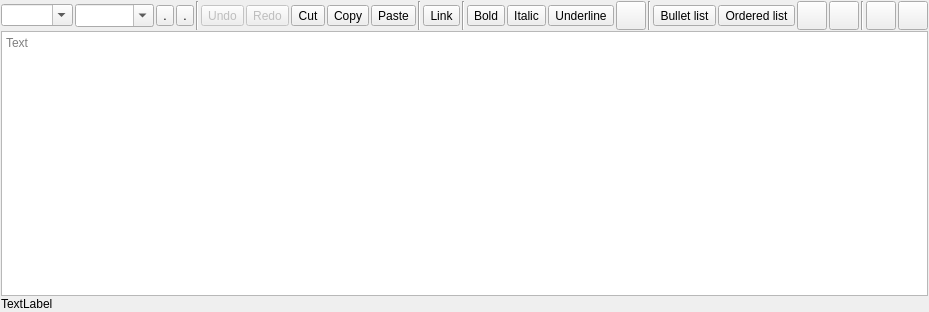
<?xml version="1.0" encoding="UTF-8"?>
<ui version="4.0">
 <class>RichTextEdit</class>
 <widget class="QWidget" name="RichTextEdit">
  <property name="geometry">
   <rect>
    <x>0</x>
    <y>0</y>
    <width>703</width>
    <height>312</height>
   </rect>
  </property>
  <property name="windowTitle">
   <string notr="true"/>
  </property>
  <layout class="QVBoxLayout" name="verticalLayout">
   <property name="spacing">
    <number>1</number>
   </property>
   <property name="leftMargin">
    <number>1</number>
   </property>
   <property name="topMargin">
    <number>1</number>
   </property>
   <property name="rightMargin">
    <number>1</number>
   </property>
   <property name="bottomMargin">
    <number>1</number>
   </property>
   <item>
    <widget class="QWidget" name="f_toolbar" native="true">
     <layout class="QHBoxLayout" name="horizontalLayout">
      <property name="spacing">
       <number>2</number>
      </property>
      <property name="leftMargin">
       <number>0</number>
      </property>
      <property name="topMargin">
       <number>0</number>
      </property>
      <property name="rightMargin">
       <number>0</number>
      </property>
      <property name="bottomMargin">
       <number>0</number>
      </property>
      <item>
       <widget class="QComboBox" name="f_paragraph">
        <property name="focusPolicy">
         <enum>Qt::ClickFocus</enum>
        </property>
        <property name="toolTip">
         <string>Paragraph formatting</string>
        </property>
        <property name="editable">
         <bool>true</bool>
        </property>
       </widget>
      </item>
      <item>
       <widget class="QComboBox" name="f_fontsize">
        <property name="font">
         <font>
          <family>MS Sans Serif</family>
          <pointsize>10</pointsize>
         </font>
        </property>
        <property name="focusPolicy">
         <enum>Qt::ClickFocus</enum>
        </property>
        <property name="toolTip">
         <string>Font size</string>
        </property>
        <property name="editable">
         <bool>true</bool>
        </property>
       </widget>
      </item>
      <item>
       <widget class="QToolButton" name="f_fgcolor">
        <property name="focusPolicy">
         <enum>Qt::ClickFocus</enum>
        </property>
        <property name="toolTip">
         <string>Text foreground color</string>
        </property>
        <property name="text">
         <string>.</string>
        </property>
        <property name="iconSize">
         <size>
          <width>22</width>
          <height>22</height>
         </size>
        </property>
       </widget>
      </item>
      <item>
       <widget class="QToolButton" name="f_bgcolor">
        <property name="focusPolicy">
         <enum>Qt::ClickFocus</enum>
        </property>
        <property name="toolTip">
         <string>Text background color</string>
        </property>
        <property name="text">
         <string>.</string>
        </property>
        <property name="iconSize">
         <size>
          <width>22</width>
          <height>22</height>
         </size>
        </property>
       </widget>
      </item>
      <item>
       <widget class="Line" name="line_4">
        <property name="orientation">
         <enum>Qt::Vertical</enum>
        </property>
       </widget>
      </item>
      <item>
       <widget class="QToolButton" name="f_undo">
        <property name="enabled">
         <bool>false</bool>
        </property>
        <property name="focusPolicy">
         <enum>Qt::ClickFocus</enum>
        </property>
        <property name="toolTip">
         <string>Undo (CTRL+Z)</string>
        </property>
        <property name="text">
         <string>Undo</string>
        </property>
        <property name="icon">
         <iconset resource="../gui/icons.qrc">
          <normaloff>:/icons/textedit/undo.png</normaloff>:/icons/textedit/undo.png</iconset>
        </property>
        <property name="iconSize">
         <size>
          <width>22</width>
          <height>22</height>
         </size>
        </property>
       </widget>
      </item>
      <item>
       <widget class="QToolButton" name="f_redo">
        <property name="enabled">
         <bool>false</bool>
        </property>
        <property name="focusPolicy">
         <enum>Qt::ClickFocus</enum>
        </property>
        <property name="toolTip">
         <string>Redo</string>
        </property>
        <property name="text">
         <string>Redo</string>
        </property>
        <property name="icon">
         <iconset resource="../gui/icons.qrc">
          <normaloff>:/icons/textedit/redo.png</normaloff>:/icons/textedit/redo.png</iconset>
        </property>
        <property name="iconSize">
         <size>
          <width>22</width>
          <height>22</height>
         </size>
        </property>
       </widget>
      </item>
      <item>
       <widget class="QToolButton" name="f_cut">
        <property name="focusPolicy">
         <enum>Qt::ClickFocus</enum>
        </property>
        <property name="toolTip">
         <string>Cut (CTRL+X)</string>
        </property>
        <property name="text">
         <string>Cut</string>
        </property>
        <property name="icon">
         <iconset resource="../gui/icons.qrc">
          <normaloff>:/icons/textedit/cut.png</normaloff>:/icons/textedit/cut.png</iconset>
        </property>
        <property name="iconSize">
         <size>
          <width>22</width>
          <height>22</height>
         </size>
        </property>
       </widget>
      </item>
      <item>
       <widget class="QToolButton" name="f_copy">
        <property name="focusPolicy">
         <enum>Qt::ClickFocus</enum>
        </property>
        <property name="toolTip">
         <string>Copy (CTRL+C)</string>
        </property>
        <property name="text">
         <string>Copy</string>
        </property>
        <property name="icon">
         <iconset resource="../gui/icons.qrc">
          <normaloff>:/icons/textedit/copy.png</normaloff>:/icons/textedit/copy.png</iconset>
        </property>
        <property name="iconSize">
         <size>
          <width>22</width>
          <height>22</height>
         </size>
        </property>
       </widget>
      </item>
      <item>
       <widget class="QToolButton" name="f_paste">
        <property name="focusPolicy">
         <enum>Qt::ClickFocus</enum>
        </property>
        <property name="toolTip">
         <string>Paste (CTRL+V)</string>
        </property>
        <property name="text">
         <string>Paste</string>
        </property>
        <property name="icon">
         <iconset resource="../gui/icons.qrc">
          <normaloff>:/icons/textedit/paste.png</normaloff>:/icons/textedit/paste.png</iconset>
        </property>
        <property name="iconSize">
         <size>
          <width>22</width>
          <height>22</height>
         </size>
        </property>
       </widget>
      </item>
      <item>
       <widget class="Line" name="line">
        <property name="orientation">
         <enum>Qt::Vertical</enum>
        </property>
       </widget>
      </item>
      <item>
       <widget class="QToolButton" name="f_link">
        <property name="focusPolicy">
         <enum>Qt::ClickFocus</enum>
        </property>
        <property name="toolTip">
         <string>Link (CTRL+L)</string>
        </property>
        <property name="text">
         <string>Link</string>
        </property>
        <property name="icon">
         <iconset resource="../gui/icons.qrc">
          <normaloff>:/icons/textedit/link.png</normaloff>:/icons/textedit/link.png</iconset>
        </property>
        <property name="iconSize">
         <size>
          <width>22</width>
          <height>22</height>
         </size>
        </property>
        <property name="checkable">
         <bool>true</bool>
        </property>
       </widget>
      </item>
      <item>
       <widget class="Line" name="line_3">
        <property name="orientation">
         <enum>Qt::Vertical</enum>
        </property>
       </widget>
      </item>
      <item>
       <widget class="QToolButton" name="f_bold">
        <property name="focusPolicy">
         <enum>Qt::ClickFocus</enum>
        </property>
        <property name="toolTip">
         <string notr="true">Bold (CTRL+B)</string>
        </property>
        <property name="text">
         <string>Bold</string>
        </property>
        <property name="icon">
         <iconset resource="../gui/icons.qrc">
          <normaloff>:/icons/textedit/bold.png</normaloff>:/icons/textedit/bold.png</iconset>
        </property>
        <property name="iconSize">
         <size>
          <width>22</width>
          <height>22</height>
         </size>
        </property>
        <property name="checkable">
         <bool>true</bool>
        </property>
       </widget>
      </item>
      <item>
       <widget class="QToolButton" name="f_italic">
        <property name="focusPolicy">
         <enum>Qt::ClickFocus</enum>
        </property>
        <property name="toolTip">
         <string>Italic (CTRL+I)</string>
        </property>
        <property name="text">
         <string>Italic</string>
        </property>
        <property name="icon">
         <iconset resource="../gui/icons.qrc">
          <normaloff>:/icons/textedit/italic.png</normaloff>:/icons/textedit/italic.png</iconset>
        </property>
        <property name="iconSize">
         <size>
          <width>22</width>
          <height>22</height>
         </size>
        </property>
        <property name="checkable">
         <bool>true</bool>
        </property>
       </widget>
      </item>
      <item>
       <widget class="QToolButton" name="f_underline">
        <property name="focusPolicy">
         <enum>Qt::ClickFocus</enum>
        </property>
        <property name="toolTip">
         <string>Underline (CTRL+U)</string>
        </property>
        <property name="text">
         <string>Underline</string>
        </property>
        <property name="icon">
         <iconset resource="../gui/icons.qrc">
          <normaloff>:/icons/textedit/underline.png</normaloff>:/icons/textedit/underline.png</iconset>
        </property>
        <property name="iconSize">
         <size>
          <width>22</width>
          <height>22</height>
         </size>
        </property>
        <property name="checkable">
         <bool>true</bool>
        </property>
       </widget>
      </item>
      <item>
       <widget class="QToolButton" name="f_strikeout">
        <property name="icon">
         <iconset resource="../gui/icons.qrc">
          <normaloff>:/icons/textedit/strikethrough.png</normaloff>:/icons/textedit/strikethrough.png</iconset>
        </property>
        <property name="iconSize">
         <size>
          <width>22</width>
          <height>22</height>
         </size>
        </property>
        <property name="checkable">
         <bool>true</bool>
        </property>
       </widget>
      </item>
      <item>
       <widget class="Line" name="line_5">
        <property name="orientation">
         <enum>Qt::Vertical</enum>
        </property>
       </widget>
      </item>
      <item>
       <widget class="QToolButton" name="f_list_bullet">
        <property name="focusPolicy">
         <enum>Qt::ClickFocus</enum>
        </property>
        <property name="toolTip">
         <string>Bullet list (CTRL+-)</string>
        </property>
        <property name="text">
         <string>Bullet list</string>
        </property>
        <property name="icon">
         <iconset resource="../gui/icons.qrc">
          <normaloff>:/icons/textedit/bullet-list.png</normaloff>:/icons/textedit/bullet-list.png</iconset>
        </property>
        <property name="iconSize">
         <size>
          <width>22</width>
          <height>22</height>
         </size>
        </property>
        <property name="checkable">
         <bool>true</bool>
        </property>
       </widget>
      </item>
      <item>
       <widget class="QToolButton" name="f_list_ordered">
        <property name="focusPolicy">
         <enum>Qt::ClickFocus</enum>
        </property>
        <property name="toolTip">
         <string>Ordered list (CTRL+=)</string>
        </property>
        <property name="text">
         <string>Ordered list</string>
        </property>
        <property name="icon">
         <iconset resource="../gui/icons.qrc">
          <normaloff>:/icons/textedit/numberd-list.png</normaloff>:/icons/textedit/numberd-list.png</iconset>
        </property>
        <property name="iconSize">
         <size>
          <width>22</width>
          <height>22</height>
         </size>
        </property>
        <property name="checkable">
         <bool>true</bool>
        </property>
       </widget>
      </item>
      <item>
       <widget class="QToolButton" name="f_indent_dec">
        <property name="focusPolicy">
         <enum>Qt::ClickFocus</enum>
        </property>
        <property name="toolTip">
         <string>Decrease indentation (CTRL+,)</string>
        </property>
        <property name="icon">
         <iconset resource="../gui/icons.qrc">
          <normaloff>:/icons/textedit/left-indent.png</normaloff>:/icons/textedit/left-indent.png</iconset>
        </property>
        <property name="iconSize">
         <size>
          <width>22</width>
          <height>22</height>
         </size>
        </property>
       </widget>
      </item>
      <item>
       <widget class="QToolButton" name="f_indent_inc">
        <property name="focusPolicy">
         <enum>Qt::ClickFocus</enum>
        </property>
        <property name="toolTip">
         <string>Increase indentation (CTRL+.)</string>
        </property>
        <property name="icon">
         <iconset resource="../gui/icons.qrc">
          <normaloff>:/icons/textedit/right-indent.png</normaloff>:/icons/textedit/right-indent.png</iconset>
        </property>
        <property name="iconSize">
         <size>
          <width>22</width>
          <height>22</height>
         </size>
        </property>
       </widget>
      </item>
      <item>
       <widget class="Line" name="line_2">
        <property name="orientation">
         <enum>Qt::Vertical</enum>
        </property>
       </widget>
      </item>
      <item>
       <widget class="QToolButton" name="f_image">
        <property name="toolTip">
         <string>Attach a Picture</string>
        </property>
        <property name="icon">
         <iconset resource="../gui/icons.qrc">
          <normaloff>:/icons/textedit/photo-of-a-landscape.png</normaloff>:/icons/textedit/photo-of-a-landscape.png</iconset>
        </property>
        <property name="iconSize">
         <size>
          <width>22</width>
          <height>22</height>
         </size>
        </property>
       </widget>
      </item>
      <item>
       <spacer name="horizontalSpacer">
        <property name="orientation">
         <enum>Qt::Horizontal</enum>
        </property>
        <property name="sizeHint" stdset="0">
         <size>
          <width>40</width>
          <height>20</height>
         </size>
        </property>
       </spacer>
      </item>
      <item>
       <widget class="QToolButton" name="f_menu">
        <property name="text">
         <string/>
        </property>
        <property name="icon">
         <iconset resource="../gui/icons.qrc">
          <normaloff>:/icons/textedit/settings.png</normaloff>:/icons/textedit/settings.png</iconset>
        </property>
        <property name="iconSize">
         <size>
          <width>22</width>
          <height>22</height>
         </size>
        </property>
       </widget>
      </item>
     </layout>
     <zorder>f_paragraph</zorder>
     <zorder>f_undo</zorder>
     <zorder>f_redo</zorder>
     <zorder>f_cut</zorder>
     <zorder>f_copy</zorder>
     <zorder>f_paste</zorder>
     <zorder>line</zorder>
     <zorder>f_link</zorder>
     <zorder>line_3</zorder>
     <zorder>f_italic</zorder>
     <zorder>f_underline</zorder>
     <zorder>line_2</zorder>
     <zorder>line_5</zorder>
     <zorder>f_list_bullet</zorder>
     <zorder>f_list_ordered</zorder>
     <zorder>f_indent_dec</zorder>
     <zorder>f_indent_inc</zorder>
     <zorder>f_bold</zorder>
     <zorder>f_strikeout</zorder>
     <zorder>f_image</zorder>
     <zorder>f_menu</zorder>
     <zorder>f_fontsize</zorder>
     <zorder>f_fgcolor</zorder>
     <zorder>f_bgcolor</zorder>
     <zorder>line_4</zorder>
    </widget>
   </item>
   <item>
    <widget class="MimeTextEdit" name="f_textedit">
     <property name="font">
      <font>
       <family>MS Sans Serif</family>
       <pointsize>9</pointsize>
      </font>
     </property>
     <property name="autoFormatting">
      <set>QTextEdit::AutoNone</set>
     </property>
     <property name="tabChangesFocus">
      <bool>true</bool>
     </property>
     <property name="placeholderText">
      <string>Text</string>
     </property>
    </widget>
   </item>
   <item>
    <widget class="QLabel" name="f_info">
     <property name="text">
      <string>TextLabel</string>
     </property>
    </widget>
   </item>
  </layout>
 </widget>
 <customwidgets>
  <customwidget>
   <class>MimeTextEdit</class>
   <extends>QTextEdit</extends>
   <header>gui/common/MimeTextEdit.h</header>
  </customwidget>
 </customwidgets>
 <tabstops>
  <tabstop>f_textedit</tabstop>
  <tabstop>f_strikeout</tabstop>
  <tabstop>f_image</tabstop>
  <tabstop>f_menu</tabstop>
 </tabstops>
 <resources>
  <include location="../gui/images.qrc"/>
  <include location="../gui/icons.qrc"/>
 </resources>
 <connections/>
</ui>
